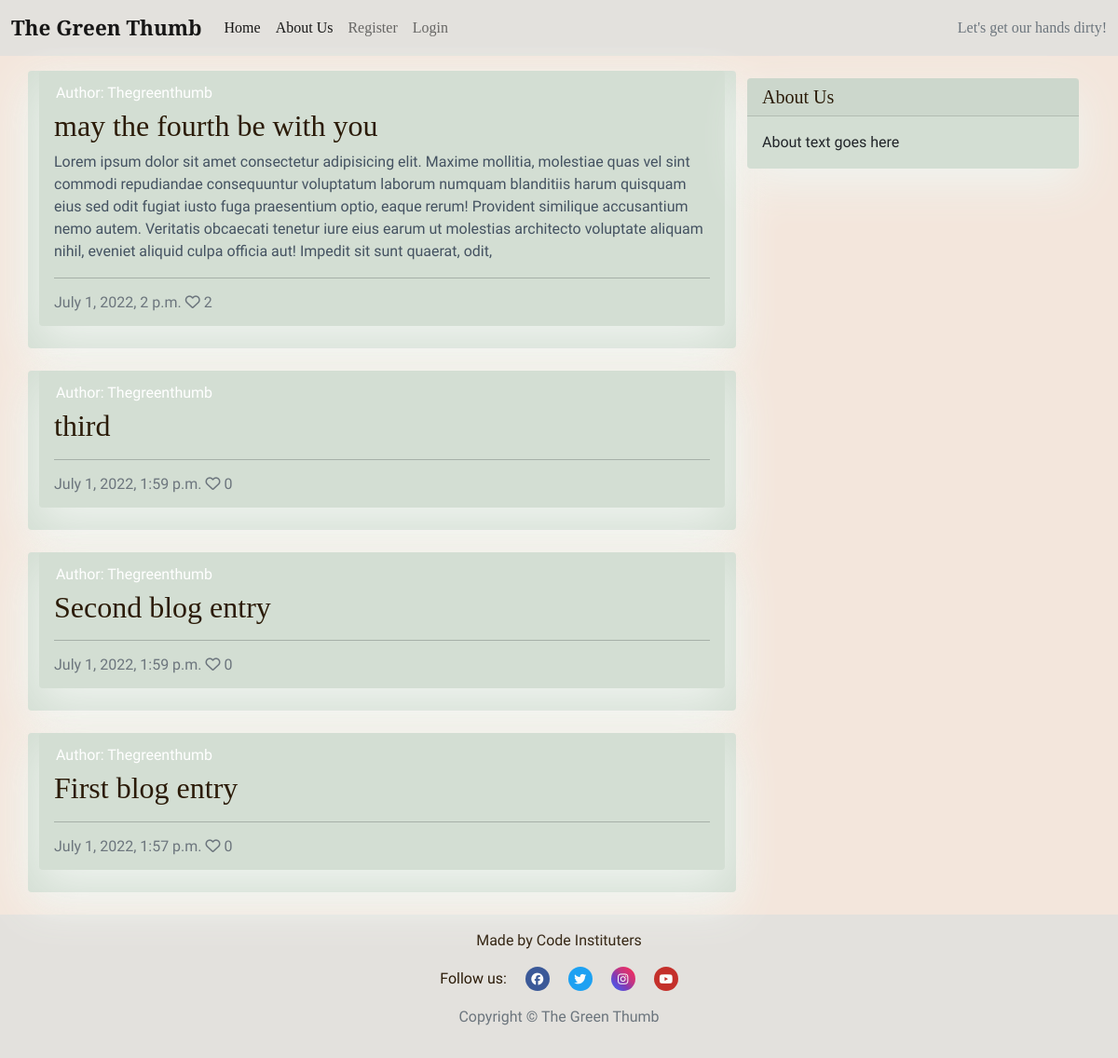
The page / on the database its author committed.
### blog/models.py (models this page shows, shortened)
class BlogPost(models.Model):
    title = models.CharField(
        max_length=200, unique=True, null=False, blank=False)
    slug = models.SlugField(max_length=200, unique=True)
    author = models.ForeignKey(
        User, on_delete=models.CASCADE, related_name='blog_posts',
        default=id(0))
    created_on = models.DateTimeField(auto_now_add=True)
    updated_on = models.DateTimeField(auto_now=True)
    content = models.TextField(blank=True)
    status = models.IntegerField(choices=STATUS, default=0)
    featured_image = CloudinaryField('image', default='placeholder')
    excerpt = models.TextField(blank=True)
    likes = models.ManyToManyField(
        User, related_name='blogpost_like', blank=True)
    class Meta:
        ordering = ['-created_on']
    def number_of_likes(self):
        return self.likes.count()

### blog/views.py (the view)
# urls.py: path('', views.PostList.as_view(), name='home'),
class PostList(generic.ListView):
    model = BlogPost
    queryset = BlogPost.objects.filter(status=1).order_by('-created_on')
    context_object_name = 'post_list'
    template_name = 'index.html'
    paginate_by = 6

### templates/index.html (shortened to what this page needs)
{% extends "base.html" %}
{% block content %}
<div class="container">
    <div class="row">
        <div class="col-md-8 mt-3 left">
            <div class="row">
                {% for post in post_list %}
                <div class="card mb-4">
                    <div class="card mb-4">
                        <div class="card-body">
                            <div class="image-container">
                                <div class="image-flash">
                                    <p class="author">Author: {{ post.author }}</p>
                                </div>
                            </div>
                            <a href="{% url 'post_detail' post.slug %}" class="post-link">
                                <h2 class="card-title">{{ post.title }}</h2>
                                <p class="card-text">{{ post.excerpt }}</p>
                            </a>
                            <hr />
                            <p class="card-text text-muted h6">{{ post.created_on}} <i class="far fa-heart"></i>
                                {{ post.number_of_likes }}</p>
                        </div>
                    </div>
                </div>
                {% endfor %}
            </div>
        </div>
        {% block sidebar %}
        {% include 'sidebar.html' %}
        {% endblock sidebar %}
    </div>
</div>
{%endblock%}

### static/css/style.css (style rules this page uses)
* { margin: 0; padding: 0; border: none; box-sizing: border-box; }
body { background-color: #f3e6dc; background-image: url('https://res.cloudinary.com/mikakallberg/image/upload/w_1000,ar_16:9,c_fill,g_auto,e_sharpen/v1656959952/dirt_sun_tndbjc.jpg'); background-position: center center; background-repeat: no-repeat; background-size: cover; background-attachment:fixed; }
html, body { height: 100%; }
h1, h2, h3, h4, h5 { font-family: 'Playfair Display', serif; color: #2b1b08; }
p { font-family: 'Gentium Book Plus', sans-serif; }
a { text-decoration: none; color: inherit; }
.card { border: none; background-color: #d3ded3; box-shadow: 0 16px 48px #f0f4f0; }
.image-container { position: relative; }
.image-flash { position: absolute; bottom: 0; min-width: 30%; left: -2px; background-color: transparent; }
.author { color: white; margin: 4px; text-transform: capitalize; }
.post-link { text-decoration: none; color: #445261; }

### rows shown on the page
BlogPost: author "Thegreenthumb", title "may the fourth be with you", excerpt "Lorem ipsum dolor sit amet consectetur adipisicing elit. Maxime mollitia, molestiae quas vel sint commodi repudiandae consequuntur voluptatum laborum numquam blanditiis harum quisquam eius sed odit fugiat iusto fuga praesentium optio, eaque rerum! Provident similique accusantium nemo autem. Veritatis obcaecati tenetur iure eius earum ut molestias architecto voluptate aliquam nihil, eveniet aliquid culpa officia aut! Impedit sit sunt quaerat, odit,", created_on "July 1, 2022, 2 p.m.", number_of_likes "2"
BlogPost: author "Thegreenthumb", title "third", created_on "July 1, 2022, 1:59 p.m.", number_of_likes "0"
BlogPost: author "Thegreenthumb", title "Second blog entry", created_on "July 1, 2022, 1:59 p.m.", number_of_likes "0"
BlogPost: author "Thegreenthumb", title "First blog entry", created_on "July 1, 2022, 1:57 p.m.", number_of_likes "0"
